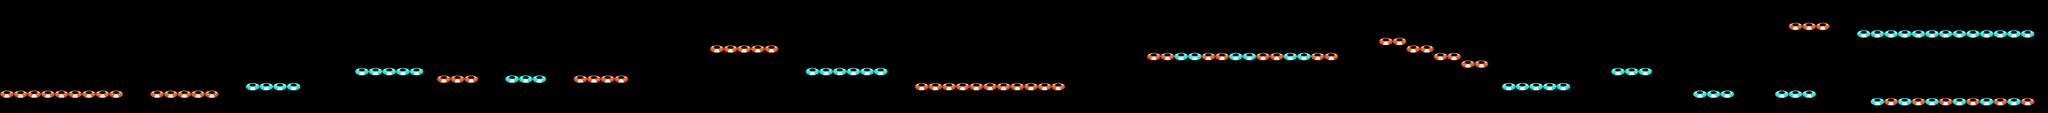

This game map was drawn from its Tiled (.tmx) file and the tilesets committed beside it. A one-line description and the trimmed map source follow:
An orthogonal 150x15 tile map with 90x50 px tiles, 3 tile layers (red, blue, green) and 56 objects.

<map version="1.0" orientation="orthogonal" width="150" height="15" tilewidth="90" tileheight="50">
 <tileset firstgid="1" name="road" tilewidth="90" tileheight="50">
  <image source="road.png" width="270" height="50" />
 </tileset>
 <layer name="red" width="150" height="15">
  <data>[2250 cells, 62 non-empty, 1 distinct tile ids]</data>
 </layer>
 <layer name="blue" width="150" height="15">
  <data>[2250 cells, 57 non-empty, 1 distinct tile ids]</data>
 </layer>
 <layer name="green" width="150" height="15">
  <data>[2250 cells, 0 non-empty, 0 distinct tile ids]</data>
 </layer>
 <objectgroup name="spikes" width="150" height="15">
  <object x="2158" y="515" />
  <object x="6206" y="455" />
  <object x="6685" y="445" />
  <object x="7291" y="452" />
  <object x="12064" y="396" />
  <object x="11244" y="304" />
  <object x="11520" y="196" />
  <object x="4456" y="400" />
 </objectgroup>
 <objectgroup name="crystals" width="150" height="15">
  <object x="897" y="497" />
  <object x="1130" y="579" />
  <object x="1221" y="582" />
  <object x="2524" y="355" />
  <object x="2600" y="355" />
  <object x="6209" y="352" />
  <object x="6682" y="355" />
  <object x="5158" y="221" />
  <object x="5236" y="173" />
  <object x="5312" y="148" />
  <object x="5397" y="182" />
  <object x="5476" y="248" />
  <object x="7294" y="352" />
  <object x="7603" y="324" />
  <object x="7694" y="327" />
  <object x="7782" y="327" />
  <object x="7876" y="327" />
  <object x="7967" y="327" />
  <object x="8055" y="327" />
  <object x="8145" y="330" />
  <object x="8233" y="330" />
  <object x="8324" y="330" />
  <object x="8415" y="327" />
  <object x="8503" y="327" />
  <object x="8597" y="330" />
  <object x="8685" y="327" />
  <object x="8773" y="327" />
  <object x="3236" y="396" />
  <object x="3692" y="404" />
  <object x="3468" y="476" />
  <object x="3920" y="476" />
  <object x="4004" y="476" />
  <object x="3020" y="468" />
  <object x="9232" y="220" />
  <object x="9416" y="268" />
  <object x="9600" y="324" />
  <object x="9772" y="372" />
  <object x="10504" y="360" />
  <object x="11244" y="196" />
  <object x="11524" y="100" />
  <object x="12292" y="628" />
  <object x="12464" y="626" />
  <object x="12648" y="628" />
  <object x="12826" y="626" />
  <object x="13002" y="626" />
  <object x="13180" y="624" />
  <object x="13364" y="626" />
  <object x="12062" y="300" />
 </objectgroup>
</map>
